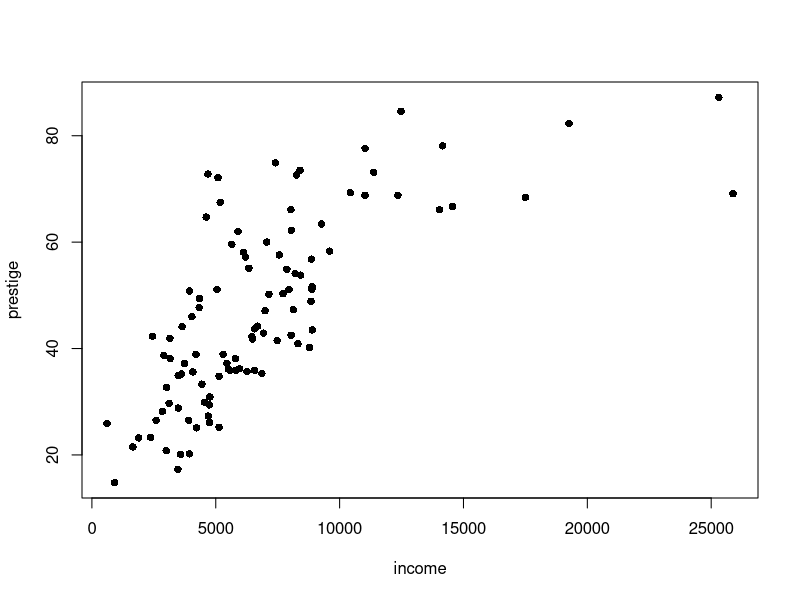
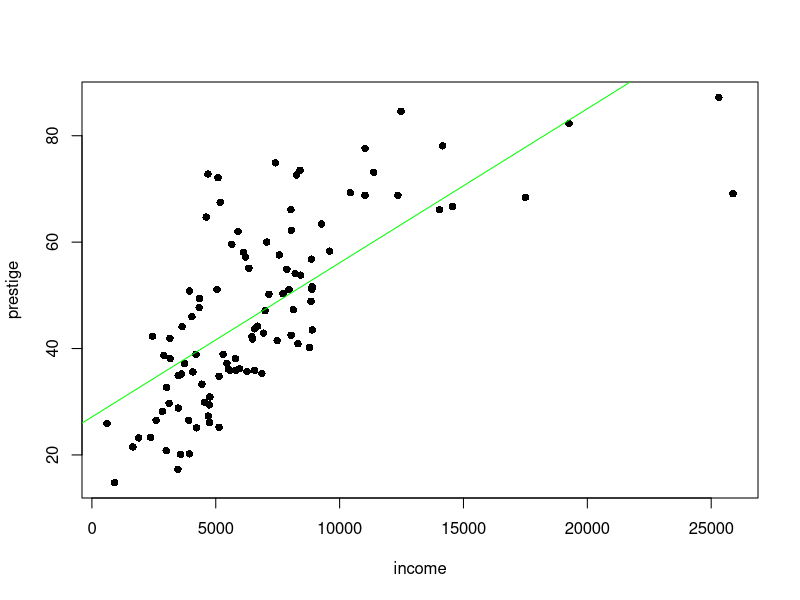
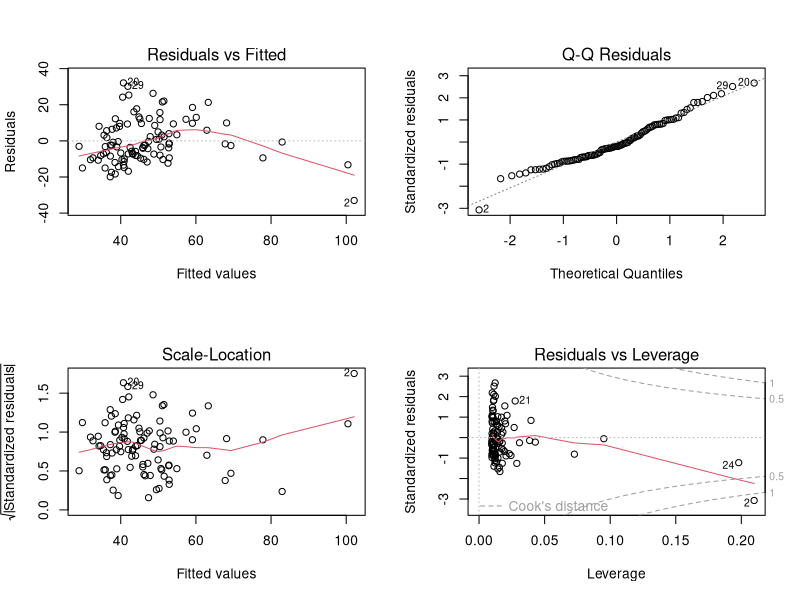
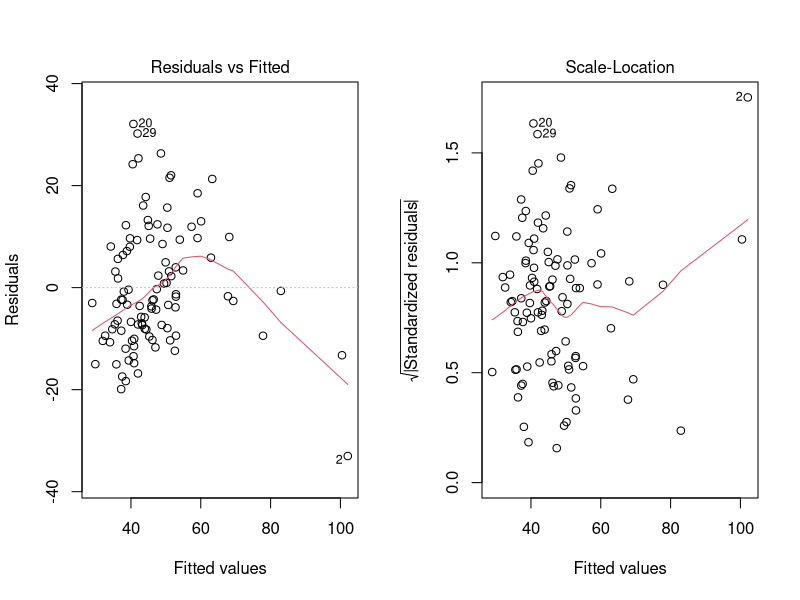
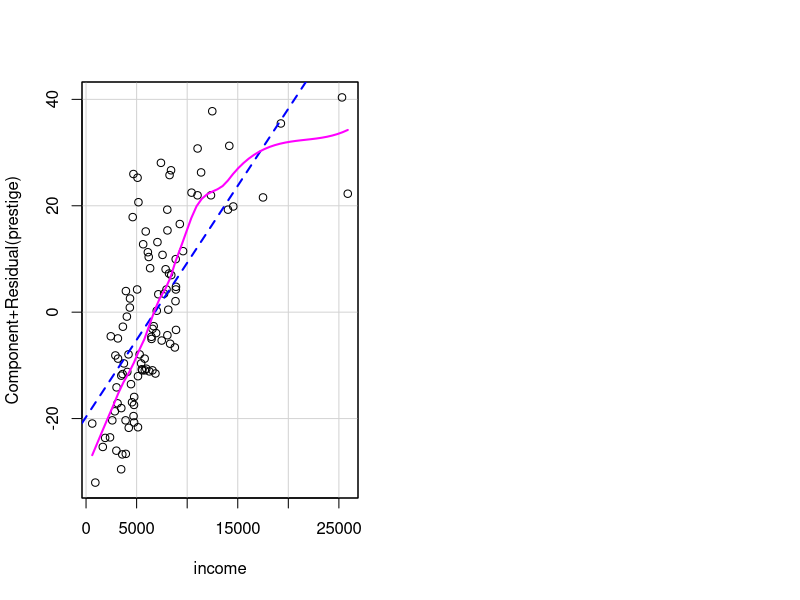
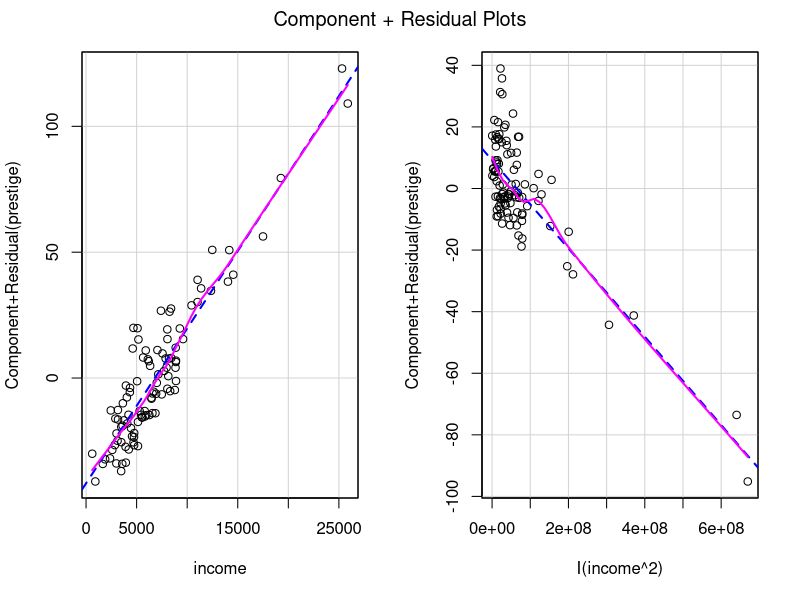
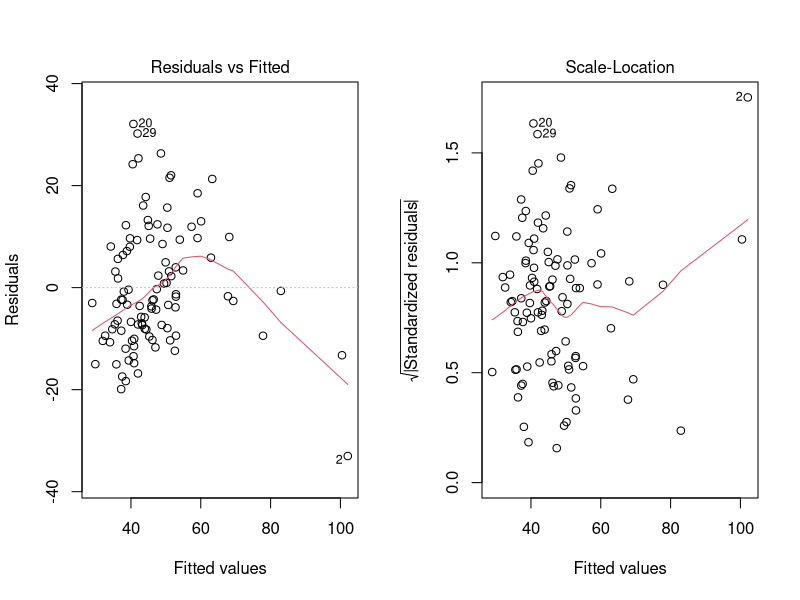
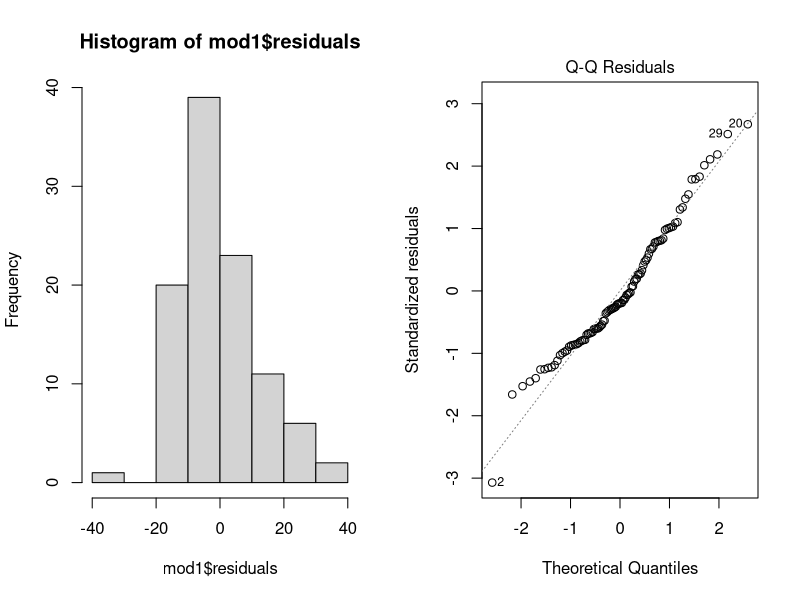

Write R code to recreate these figures, in order.
## ---- chunk 1
pkgs2use<- c('haven','tidyverse','car','here','effects','lmtest')

inst.load.pkg <- function(pkg){ 
  if (!require(pkg, character.only = TRUE)) {
      install.packages(pkg, dependencies = TRUE)
      library(pkg, character.only = TRUE)
  }
}


invisible(lapply(pkgs2use,inst.load.pkg))
rm(pkgs2use,inst.load.pkg)
## ---- chunk 2
Prestige <- read_sav(here("MATERIALS","Practice","DataSets", "Prestige.sav"))
## ---- chunk 3
with(Prestige,plot(income,prestige,pch=16))
## ---- chunk 4
mod1 <- lm(prestige~income,data=Prestige)
## ---- chunk 5
summary(mod1)
## ---- chunk 6
plot(Prestige[c(2,4)],pch=16)
abline(mod1,col='green')
## ---- chunk 7
car::Confint(mod1,level = .95)
confint(mod1,level = .95)
## ---- chunk 8
par(mfrow=c(2,2))
plot(mod1)
## ---- chunk 9
par(mfrow=c(1,2))
plot(mod1,which = c(1,3))

crPlots(mod1, smooth=list(span=0.5))

lmtest::resettest(prestige ~ income, power=2:3, type="regressor", data=Prestige)

# Component residuals plots 
newmod <- update(mod1,.~.+I(income^2),data=Prestige)
crPlots(newmod, smooth=list(span=0.5))
## ---- chunk 10
par(mfrow=c(1,2))
plot(mod1,which=c(1,3))

lmtest::bptest(prestige ~ income, varformula = ~ fitted.values(mod1), studentize=FALSE, data=Prestige)
## ---- chunk 11
par(mfrow=c(1,2))
hist(mod1$residuals)
plot(mod1,which = 2)

shapiro.test(mod1$residuals)

#ks.test(residuals(bestmod),'pnorm',mean=0,sd=summary(bestmod)$sigma)
## ---- chunk 12
acf(mod1$residuals)

set.seed(123)  # Fixing random seed for Bootstrapping in DW test
durbinWatsonTest(mod1,max.lag=10)
## ---- chunk 13
influenceIndexPlot(mod1, id=list(method="y", n=3), vars=c("Cook"))
# Extractor function: cooks.distance()

influencePlot(mod1, id=list(method="noteworthy", n=3))
avPlots(mod1, id=list(method="mahal", n=2)) ## Added-variables plot
outlierTest(mod1)
## ---- chunk 14
x<- with(Prestige,seq(min(income),max(income),10))
preds <- predict(mod1,newdata=list(income=x),interval='confidence')

plot(Prestige[c(2,4)],pch=16,ylim=range(preds)) # DO CHECK EMPIRICAL RANGE OF PRESTIGE TO SET ylim
abline(mod1,col='green')

lines(x, preds[,2], col="blue", lty=2)
lines(x, preds[,3], col="blue", lty=2)
## ---- chunk 15
preds <- predict(mod1,newdata=list(income=x),interval='prediction')

plot(Prestige[c(2,4)],pch=16,ylim=range(preds)) # DO CHECK EMPIRICAL RANGE OF PRESTIGE TO SET ylim
abline(mod1,col='green')

lines(x, preds[,2], col="blue", lty=2)
lines(x, preds[,3], col="blue", lty=2)
## ---- chunk 16
mod2 <- lm(prestige~income+women,data=Prestige)
## ---- chunk 17
summary(mod2)
## ---- chunk 18
plot(allEffects(mod2))
## ---- chunk 19
car::Confint(mod2,level = .99)
confint(mod2,level=.99)
## ---- chunk 20
car::vif(mod2)
## ---- chunk 21
Prestige$type <- as_factor(Prestige$type)
ggplot(na.omit(Prestige),aes(x=income,y=prestige,color=type)) +
  geom_point() +
  geom_smooth(method='lm')
## ---- chunk 22

mod3 <- lm(prestige~income+type,data=Prestige)
summary(mod3)
## ---- chunk 23
plot(allEffects(mod3))
## ---- chunk 24
#mod4 <- lm(prestige~income*type,data=Prestige) #income+type+income:type
mod4 <- update(mod3,.~.+income:type)
summary(mod4)
## ---- chunk 25
plot(allEffects(mod4))
## ---- chunk 26
anova(mod3,mod4)
## ---- chunk 27
mod.int <- update(mod2,.~.+income:women,data=Prestige)
summary(mod.int)
anova(mod.int)
## ---- chunk 28
plot(allEffects(mod.int))
## ---- chunk 29
mod.poly2 <- lm(prestige~poly(income,2,raw = TRUE),data=Prestige)
summary(mod.poly2)
plot(effects::allEffects(mod.poly2))
## ---- chunk 30
mod.poly3 <- lm(prestige~poly(income,3,raw = TRUE),data=Prestige)
summary(mod.poly3)
plot(effects::allEffects(mod.poly3))
## ---- chunk 31
anova(mod.poly2,mod.poly3)
